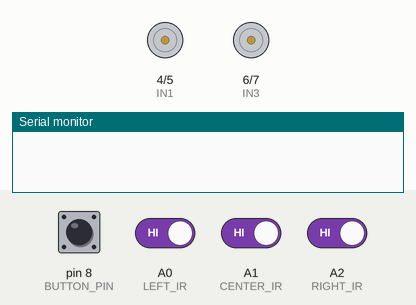
This sketch was run on a simulated Arduino Uno, built with avr-gcc and run on an emulated ATmega328P. Shown: motor-driver pin pairs drawn as motors (green arrow = first pin HIGH = forward, orange = second pin HIGH = backward, longer = more drive, scaled by the enable pin), the last lines printed to the serial monitor. The inputs (shaded band) are chosen by the test bench; at power-on: A0 (LEFT_IR), A1 (CENTER_IR), A2 (RIGHT_IR), pin 8 (BUTTON_PIN) HIGH.

Above: at 1.2 s.
1.3 s: A0 (LEFT_IR) driven LOW
At 1.9 s:
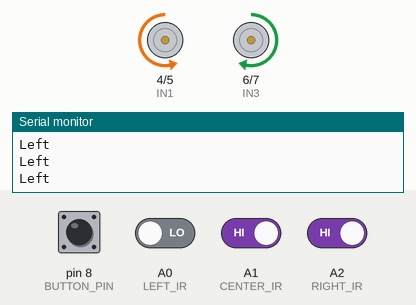
2.8 s: A0 (LEFT_IR) driven HIGH and A1 (CENTER_IR) driven LOW
At 3.5 s:
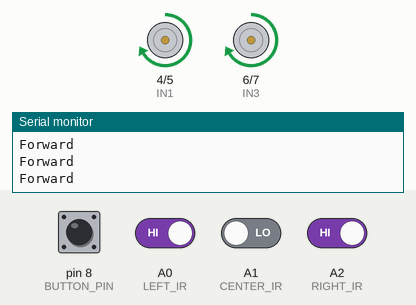
4.3 s: A2 (RIGHT_IR) driven LOW
At 5.7 s:
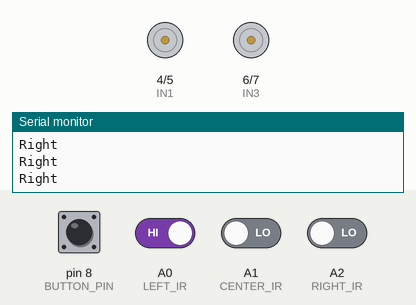
6.2 s: pin 8 (BUTTON_PIN) pulled LOW for 0.15 s
9.2 s: pin 8 (BUTTON_PIN) pulled LOW for 1 s
12.2 s: A0 (LEFT_IR) driven LOW
At 13.0 s:
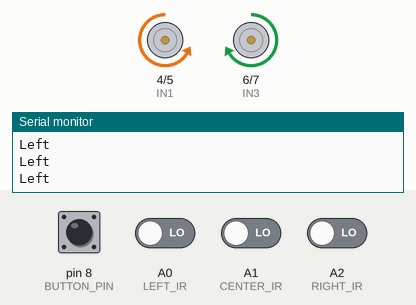
Timing chart, 0 to 14.7 s (numbered marks = the images above; inputs shaded):
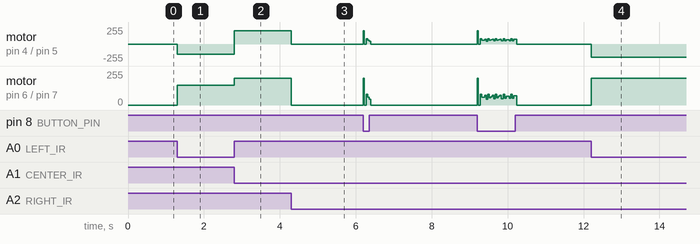

The sketch:

Line_follower1.ino
```cpp
// Pin Definitions
#define LEFT_IR A0
#define CENTER_IR A1
#define RIGHT_IR A2

#define ENA 9  // Left motor speed
#define IN1 4
#define IN2 5

#define ENB 10  // Right motor speed
#define IN3 6
#define IN4 7

#define BUTTON_PIN 8  // Button to return to straight path

void setup() {
  pinMode(LEFT_IR, INPUT);
  pinMode(CENTER_IR, INPUT);
  pinMode(RIGHT_IR, INPUT);

  pinMode(ENA, OUTPUT);
  pinMode(IN1, OUTPUT);
  pinMode(IN2, OUTPUT);

  pinMode(ENB, OUTPUT);
  pinMode(IN3, OUTPUT);
  pinMode(IN4, OUTPUT);

  pinMode(BUTTON_PIN, INPUT_PULLUP);  // Button with internal pull-up resistor

  Serial.begin(9600);
}

void loop() {
  int leftSensor = digitalRead(LEFT_IR);
  int centerSensor = digitalRead(CENTER_IR);
  int rightSensor = digitalRead(RIGHT_IR);

  // Forward movement if center sensor detects black line
  if (centerSensor == LOW && leftSensor == HIGH && rightSensor == HIGH) {
    moveForward();
  }
  // Left turn if left sensor detects black line
  else if (leftSensor == LOW) {
    turnLeft();
  }
  // Right turn if right sensor detects black line
  else if (rightSensor == LOW) {
    stopRightTurn();
    if (digitalRead(BUTTON_PIN) == LOW) {  // Wait for button press to continue
      moveForward();
    }
  }
  // Stop if no line detected
  else {
    stopMotors();
  }
}

void moveForward() {
  digitalWrite(IN1, HIGH);
  digitalWrite(IN2, LOW);
  analogWrite(ENA, 200);  // Set speed for left motor

  digitalWrite(IN3, HIGH);
  digitalWrite(IN4, LOW);
  analogWrite(ENB, 200);  // Set speed for right motor

  Serial.println("Forward");  // Print forward direction to Serial Monitor
}

void turnLeft() {
  digitalWrite(IN1, LOW);
  digitalWrite(IN2, HIGH);
  analogWrite(ENA, 150);  // Slow down for turning

  digitalWrite(IN3, HIGH);
  digitalWrite(IN4, LOW);
  analogWrite(ENB, 150);

  Serial.println("Left");  // Print left direction to Serial Monitor
}

void stopRightTurn() {
  // Stop for right turn detection
  stopMotors();
  Serial.println("Right");  // Print right direction to Serial Monitor
}

void stopMotors() {
  digitalWrite(IN1, LOW);
  digitalWrite(IN2, LOW);
  digitalWrite(IN3, LOW);
  digitalWrite(IN4, LOW);
  analogWrite(ENA, 0);
  analogWrite(ENB, 0);
}
```

Measured:
- after the input at 1.3 s, motor on pin 4 (IN1) / pin 5 (IN2): stopped → backward 150/255 at once; motor on pin 6 (IN3) / pin 7 (IN4): stopped → forward 150/255 at once
- after the input at 2.8 s, motor on pin 4 (IN1) / pin 5 (IN2): backward 150/255 → forward 200/255 at once; motor on pin 6 (IN3) / pin 7 (IN4): forward 150/255 → forward 200/255 at once
- after the input at 4.3 s, motor on pin 4 (IN1) / pin 5 (IN2), motor on pin 6 (IN3) / pin 7 (IN4): forward 200/255 → stopped at once
- after the input at 12.2 s, motor on pin 4 (IN1) / pin 5 (IN2): stopped → backward 200/255 at once; motor on pin 6 (IN3) / pin 7 (IN4): stopped → forward 200/255 at once
